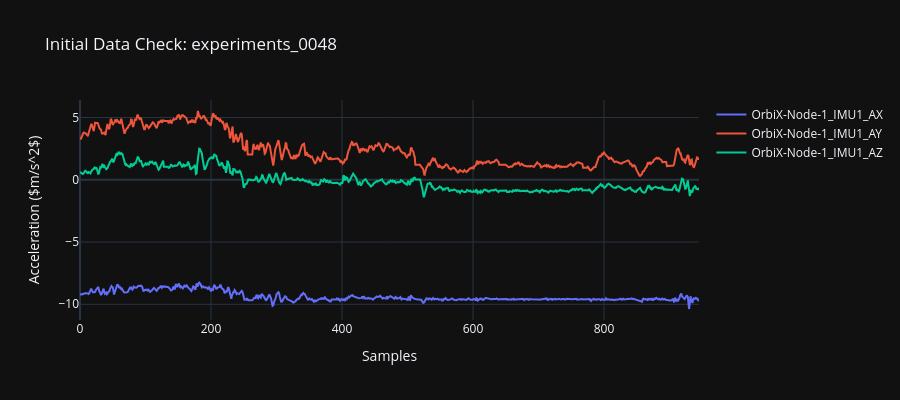

This figure's notebook cell:
### Markdown cell above
# **📂 Experiment Upload & Data Exploration**

### Code cell
# @title 🚀 Upload New Experiment { display-mode: "form" }
# @markdown Select a subject and upload their raw IMU data.

target_subject_id = "sub_0015" # @param {type:"string"}
activity_type = "Clean & Jerk" # @param {type:"string"}
weight_used = 40 # @param {type:"number"}
date = '2026-09-23' # @param {type:"string"}
time = '18:38' # @param {type:"string"}
timestamp = 1790168936 # @param {type:"number"}

notes = '3 reps, Complete ' # @param {type:"string"}

exp_id = store.create_entry_interactive(
    entry_type="experiments",
    entity_id=target_subject_id,
    date=date,
    time=time,
    description=activity_type,
    timestamp=timestamp,
    weight_kg=weight_used,
    notes=notes
)

# @markdown ---
# @markdown ### 📈 Auto-Visualization
# @markdown After upload, the IMU data will be plotted below for quality check.

if exp_id:
    raw_df = store.get_entry_raw_data("experiments", exp_id)

    import plotly.graph_objects as go
    from plotly.subplots import make_subplots

    # Dynamically find Accelerometer columns (assuming AX, AY, AZ naming)
    accel_cols = [c for c in raw_df.columns if '_AX' in c or '_AY' in c or '_AZ' in c][:3]

    fig = go.Figure()
    for col in accel_cols:
        fig.add_trace(go.Scatter(y=raw_df[col], name=col, mode='lines'))

    fig.update_layout(
        title=f"Initial Data Check: {exp_id}",
        xaxis_title="Samples",
        yaxis_title="Acceleration ($m/s^2$)",
        template="plotly_dark",
        height=400
    )
    fig.show()

### Figure 1 — Plotly figure (JSON) as saved in the notebook; plotly's stock layout.template omitted (floating-point values rounded to 4 significant figures; data arrays with more than 128 entries replaced by an {"elided": "..."} marker saying what was removed)
{"data": [{"mode": "lines", "name": "OrbiX-Node-1_IMU1_AX", "y": {"elided": "946 float values"}, "type": "scatter"}, {"mode": "lines", "name": "OrbiX-Node-1_IMU1_AY", "y": {"elided": "946 float values"}, "type": "scatter"}, {"mode": "lines", "name": "OrbiX-Node-1_IMU1_AZ", "y": {"elided": "946 float values"}, "type": "scatter"}], "layout": {"title": {"text": "Initial Data Check: experiments_0048"}, "xaxis": {"title": {"text": "Samples"}}, "yaxis": {"title": {"text": "Acceleration ($m/s^2$)"}}, "height": 400}}
